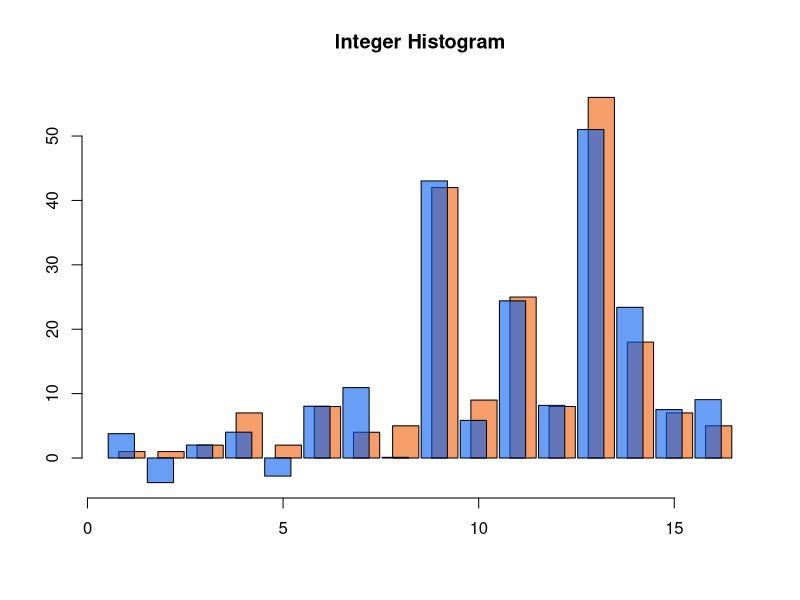

Source code (R): (Note: this script raises an error after producing the figure.)
##
##  histogramRelease.r
##
##  demonstrate mechanisms for histogram release and synthetic data generation
##
##  jH 2019.3.8
##

rm(list=ls())		# Remove any objects in memory

#### Parameters ####

# Random draw from Laplace distribution
#
# mu numeric, center of the distribution
# b numeric, spread
# size integer, number of draws
# 
# return Random draws from Laplace distribution
# example:
# 
# rlap(size=1000)

rlap = function(mu=0, b=1, size=1) {
    p <- runif(size) - 0.5
    draws <- mu - b * sgn(p) * log(1 - 2 * abs(p))
    return(draws)
}


# Probability density for Laplace distribution
#
# x numeric, value
# mu numeric, center of the distribution
# b numeric, spread
# 
# return Density for elements of x
# example:
# 
# x <- seq(-3, 3, length.out=61)
# dlap(x)

dlap <- function(x, mu=0, b=1) {
    dens <- 0.5 * b * exp(-1 * abs(x - mu) / b)
    return(dens)
}


# Laplace Cumulative Distribution Function
# 
# Determines the probability a draw from a LaPlace distribution is less than 
#    or equal to the specified value.
#
# x Numeric, the value(s) at which the user wants to know the CDF height.
# mu Numeric, the center of the LaPlace distribution, defaults to 0.
# b Numeric, the spread of the LaPlace distribution, defaults to 1.
# 
# return Probability the LaPlace draw is less than or equal to \code{x}.
# example:
# 
# x <- 0
# plap(x)

plap <- function(x, mu=0, b=1) {
    cdf <- 0.5 + 0.5 * sgn(x - mu) * (1 - exp(-1 * (abs(x - mu) / b)))
    return(cdf)
}


# Quantile function for Laplace distribution
#
# p Numeric, vector of probabilities
# mu numeric, center of the distribution
# b numeric, spread
# return Quantile function
# example:
#
# probs <- c(0.05, 0.50, 0.95)
# qlap(probs)

qlap <- function(p, mu=0, b=1) {
    q <- ifelse(p < 0.5, mu + b * log(2 * p), mu - b * log(2 - 2 * p))
    return(q)
}

# Sign function
# 
# Function to determine what the sign of the passed values should be.
#
# x numeric, value or vector or values
# return The sign of passed values
# example:
#
# sgn(rnorm(10))


sgn <- function(x) {
    return(ifelse(x < 0, -1, 1))
}

## Bound/Censor/Clip a variable to a range
clip <- function(x, lower, upper){
	x.clipped <- x
	x.clipped[x.clipped<lower] <- lower
	x.clipped[x.clipped>upper] <- upper
	return(x.clipped)	
}

## Sample with replacement from a vector
bootstrap <- function(x, y=NULL, n){
	index <- sample(x=1:length(x), size=n, replace=TRUE) 

	if(is.null(y)){
		return(x[index])
	}else{
		return(list(x=x[index], y=y[index]))
	}
}

showHist <- function(release, main="Histogram"){

	semi.blue <- rgb(0,90,239,150,maxColorValue=255)          # Slightly transparent colors
	semi.red  <- rgb(239,90,0,150,maxColorValue=255)

	DPrelease <- release$release
	codebook <- release$codebook
	true <- release$true

	print(true)

	allylim <- c(min(c(DPrelease,true), na.rm = TRUE), max(c(DPrelease, true), na.rm = TRUE))
	granularity <- (max(codebook) - min(codebook))/(length(codebook)-1)

	allxlim <- c(min(codebook) - 0.5*granularity, max(codebook + 0.5*granularity))

	# If stability threshold would be off the graph, extend range of graph
    if(!is.null(release$threshold)){
    	print(release$threshold)
    	print(allylim)
    	if(release$threshold>allylim[2]){
    		allylim[2]<-release$threshold
    	}
    }

    # Build empty plot
	plot.new()
	plot.window( xlim=allxlim, ylim=allylim)
	title(main = main)
	axis( side=1 )
	axis( side=2 )

	tiny <- granularity*0.03 # slight spacing between bars
	overlap <- granularity*0.2 # some small overlap between sensitive and DP values

	for(i in 1:length(codebook)){
		rect(xleft=codebook[i]-overlap, ybottom=0, xright=codebook[i]+0.5*granularity-tiny, ytop=true[i], col=semi.red)
		rect(xleft=codebook[i]-0.5*granularity+tiny, ybottom=0, xright=codebook[i]+overlap, ytop=DPrelease[i], col=semi.blue)
	}

	# If present, show stability threshold
	if(!is.null(release$threshold)){
		abline(h=release$threshold, col="black", lty=2, lwd=1.5)
	}
}


library("foreign")
PUMSdata <- read.csv(file="../../data/FultonPUMS5full.csv")   

data <- PUMSdata$educ    		# variable for means
data.x <- PUMSdata$educ			# x-variable for regression
data.y <- PUMSdata$income		# y-variable for regression




## Differentially private histogram for integers
integerHistogramRelease <- function(x, lower, upper, nbins=0, epsilon){
	n <- length(x)
	if(nbins==0){
		lower <- floor(lower)
		upper <- ceiling(upper)
		bins <- lower:upper   
        nbins <- length(bins)
    }

    x.clipped <- clip(x=x, lower=lower, upper=upper)

	sensitivity <- 2
	scale <- sensitivity / epsilon

	sensitiveValue <- DPrelease <- rep(NA,nbins)
	for(i in 1:length(bins)){
		sensitiveValue[i] <- sum(x.clipped==bins[i])
		DPrelease[i] <- sensitiveValue[i] + rlap(mu=0, b=scale, size=1)
	}

	return(list(release=DPrelease, true=sensitiveValue, codebook=bins))
}


## Differentially private histogram for continuous
continuousHistogramRelease <- function(x, lower, upper, nbins=0, epsilon){
	n <- length(x)
	if(nbins==0){
		lower <- floor(lower)
		upper <- ceiling(upper)
		bins <- lower:(upper+1)          # understand this
		nbins <- length(bins)-1          # understand this
		codebook <- bins[1:nbins] 
    } else {
    	bins <- seq(from=lower, to=upper, length=nbins+1)
    	granularity <- (upper-lower)/nbins
    	bins[nbins+1] <-  bins[nbins+1] + granularity      # understand this 
    	codebook <- bins[1:nbins] + 0.5*granularity
    }

    x.clipped <- clip(x=x, lower=lower, upper=upper)

	sensitivity <- 2
	scale <- sensitivity / epsilon

	sensitiveValue <- DPrelease <- rep(NA,nbins)
	for(i in 1:nbins){
		sensitiveValue[i] <- 1                         						# correct this
		DPrelease[i] <- sensitiveValue[i] + rlap(mu=0, b=scale, size=1)
	}

	return(list(release=DPrelease, true=sensitiveValue, codebook=codebook))
}




## Differentially private histogram for continuous
stabilityHistogramRelease <- function(x, lower, upper, nbins=0, epsilon, delta){
	n <- length(x)
	if(nbins==0){
		lower <- floor(lower)
		upper <- ceiling(upper)
		bins <- lower:(upper+1)    # For integers, this is just lower:upper
		nbins <- length(bins)
		codebook <- bins[1:nbins] 
    } else {
    	bins <- seq(from=lower, to=upper, length=nbins+1)
    	granularity <- (upper-lower)/nbins
    	bins[nbins+1] <-  bins[nbins+1] + granularity 
    	codebook <- bins[1:nbins] + 0.5*granularity
    }

    x.clipped <- clip(x=x, lower=lower, upper=upper)

	sensitivity <- 2
	scale <- sensitivity / epsilon
	a <- 2*log(1/delta)/epsilon

	sensitiveValue <- DPrelease <- rep(NA,length(bins))            
	for(i in 1:nbins){                                                            # Vectorize this entire loop
		sensitiveValue[i] <- sum(x.clipped>=bins[i] & x.clipped <=bins[i+1])
        potentialRelease <- sensitiveValue[i] + rlap(mu=0, b=scale, size=1)

		if (potentialRelease > a){													
			DPrelease[i] <- potentialRelease
		} else {
			DPrelease[i] <- 0
		}
	}

	return(list(release=DPrelease, true=sensitiveValue, codebook=codebook, threshold=a))
}



## Differentially private histogram for continuous
xyHistogramRelease <- regressionRelease <- function(y, x, ylower, yupper, xlower, xupper, xnbins=0, ynbins=0, epsilon){
	n <- length(x)
	if(xnbins==0){
		xlower <- floor(xlower)
		xupper <- ceiling(xupper)
		xbins <- xlower:(xupper+1)    
		xnbins <- length(xbins)-1
		xgranularity <- 1
		xcodebook <- xbins[1:xnbins]
    } else {
    	xbins <- seq(from=xlower, to=xupper, length=xnbins+1)
    	xgranularity <- (xupper-xlower)/xnbins
    	xbins[xnbins+1] <-  xbins[xnbins+1] + xgranularity
		xcodebook <- xbins[1:xnbins] + 0.5*xgranularity
    }

	if(ynbins==0){
		ylower <- floor(ylower)
		yupper <- ceiling(yupper)
		ybins <- ylower:(yupper+1)    
		ynbins <- length(ybins)-1
		ygranularity <- 1
		ycodebook <- ybins[1:ynbins]
    } else {
    	ybins <- seq(from=ylower, to=yupper, length=ynbins+1)
    	ygranularity <- (yupper-ylower)/ynbins
    	ybins[ynbins+1] <-  ybins[ynbins+1] + ygranularity
    	ycodebook <- ybins[1:ynbins] + 0.5*ygranularity
    }

    x.clipped <- clip(x=x, lower=xlower, upper=xupper)
    y.clipped <- clip(x=y, lower=ylower, upper=yupper)

	sensitivity <- 2
	scale <- sensitivity / (epsilon)

	sensitiveValue <- DPrelease <- matrix(NA, nrow=ynbins, ncol=xnbins)

	for(i in 1:xnbins){
		for(j in 1:ynbins){
			sensitiveValue[j,i] <- sum(x.clipped >= xbins[i] & x.clipped < xbins[i+1] & y.clipped >= ybins[j] & y.clipped < ybins[j+1])
			DPrelease[j,i] <- sensitiveValue[j,i] + rlap(mu=0, b=scale, size=1)
		}
	}

	return(list(release=DPrelease, true=sensitiveValue, xcodebook=xcodebook, ycodebook=ycodebook))
}




data1 <- bootstrap(data, n=200)
out.1 <- integerHistogramRelease(x=data1, lower=1, upper=16, epsilon=0.5)

par(mfcol=c(1,1))
showHist(out.1, main="Integer Histogram")
dev.copy2pdf(file="./figs/integerHistogramRelease.pdf")



data2 <- bootstrap(data.y, n=200)
out.2 <- continuousHistogramRelease(x=data2, lower=0, upper=100000, nbins=10, epsilon=0.5)

par(mfcol=c(1,1))
showHist(out.2, main="Continuous Histogram")
dev.copy2pdf(file="./figs/continuousHistogramRelease.pdf")



data3 <- bootstrap(data.y, n=200)
out.3 <- stabilityHistogramRelease(x=data3, lower=0, upper=100000, nbins=10, epsilon=0.5, delta=0.000001)

par(mfcol=c(1,1))
showHist(out.3, main="Stability Histogram")
dev.copy2pdf(file="./figs/stabilityHistogramRelease.pdf")



myn<-1000
data4 <- bootstrap(x=data.x, y=data.y, n=myn)
out.4 <- xyHistogramRelease(y=data4$y, x=data4$x, ylower=0, yupper=100000, xlower=1, xupper=16, xnbins=0, ynbins=10, epsilon=0.5)

## Plot the 2-dimensional histogram

par(mfcol=c(2,1))

 library(plotrix)
 cellcol<-matrix("#808080",nrow=nrow(out.4$true),ncol=ncol(out.4$true))
 cellcol[out.4$true>0]<-color.scale(out.4$true[out.4$true>0],0,c(0.8,1),c(0.8,0))

 color2D.matplot(x=out.4$true, yrev=FALSE, show.values=TRUE,main="Sensitive Data", axes=FALSE, cellcol=cellcol, xlab="education", ylab="income")
 axis(side=1, at=(1:ncol(out.4$true))-0.5, labels=out.4$xcodebook )
 axis(side=2, at=(1:nrow(out.4$true))-0.5, labels=out.4$ycodebook )
 

 cellcol<-matrix("#808080",nrow=nrow(out.4$release),ncol=ncol(out.4$release))
 cellcol[out.4$release>0]<-color.scale(out.4$release[out.4$release>0],0,c(0.8,1),c(0.8,0))
 cellcol[out.4$release<0]<-color.scale(out.4$release[out.4$release<0],c(1,0.8),c(0,0.8),0)

 color2D.matplot(x=out.4$release, yrev=FALSE, show.values=TRUE,main="DP Release", axes=FALSE, cellcol=cellcol, xlab="education", ylab="income")
 axis(side=1, at=(1:ncol(out.4$release))-0.5, labels=out.4$xcodebook )
 axis(side=2, at=(1:nrow(out.4$release))-0.5, labels=out.4$ycodebook )

dev.copy2pdf(file="./figs/2dHistogramRelease.pdf")


## Show synthetic data generation


## Post-process a vector or matrix of DP count releases, into probabilities
normalize <- function(x){
	x[x<0] <- 0
	x <- x/sum(x)
	return(x)
}

data4$y <- clip(data4$y, lower=0, upper=100000)

true.cor <- cor(data4$x, data4$y)
true.output <- lm(data4$y~data4$x)
true.slope <- coef(true.output)[2]
nsims <- 20

## Bad Synthetic Data

badhistory <-matrix(NA, nrow=nsims, ncol=2)

for(i in 1:nsims){

	out.x <- integerHistogramRelease(x=data4$x, lower=1, upper=16, epsilon=0.5)
	out.y <- continuousHistogramRelease(x=data4$y, lower=0, upper=100000, nbins=10, epsilon=0.5)

	prob.x <- normalize(out.x$release)
	syn.x <- rmultinom(n=myn, prob=prob.x,  size=1) 
	syn.x <- t(syn.x) %*% out.x$codebook

	prob.y <- normalize(out.y$release)
	syn.y <- rmultinom(n=myn, prob=prob.y,  size=1) 
	syn.y <- t(syn.y) %*% out.y$codebook

	output <- lm(syn.y ~ syn.x)

	badhistory[i,1] <- cor(syn.x, syn.y)
	badhistory[i,2] <- output$coef[2]
}


## Good Synthetic Data

goodhistory <-matrix(NA, nrow=nsims, ncol=2)
for(i in 1:nsims){
	out.4 <- xyHistogramRelease(y=data4$y, x=data4$x, ylower=0, yupper=100000, xlower=1, xupper=16, xnbins=0, ynbins=10, epsilon=0.5)

	syn.prob <- as.vector(normalize(out.4$release))
	syn.xy <- rmultinom(n=myn, prob=syn.prob, size=1)
	syn.x <- t(syn.xy) %*% sort(rep(out.4$xcodebook, nrow(out.4$release)))
	syn.y <- t(syn.xy) %*% rep(out.4$ycodebook, ncol(out.4$release))

	output <- lm(syn.y ~ syn.x)

	goodhistory[i,1] <- cor(syn.x, syn.y)
	goodhistory[i,2] <- output$coef[2]
}


## Compare the simulations from the two synthetic approaches

allxlim.cor <- c(min(c(badhistory[,1],goodhistory[,1],true.cor)),max(c(badhistory[,1],goodhistory[,1],true.cor)))
allxlim.slope <- c(min(c(badhistory[,2],goodhistory[,2],true.slope)),max(c(badhistory[,2],goodhistory[,2],true.slope)))

par(mfcol=c(2,1))
plot(density(badhistory[,1]), col="purple", lwd=1.5, xlim=allxlim.cor, main="correlations")
abline(v=true.cor, col="red")
gooddens <- density(goodhistory[,1])
lines(gooddens$x,gooddens$y, col="green", lwd=1.5)

plot(density(badhistory[,2]), col="purple", lwd=1.5, xlim=allxlim.slope, main="regression slopes")
abline(v=true.slope, col="red")
gooddens <- density(goodhistory[,2])
lines(gooddens$x,gooddens$y, col="green", lwd=1.5)

dev.copy2pdf(file="./figs/syntheticModels.pdf")







